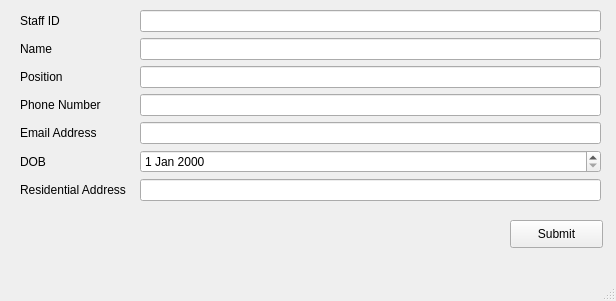
<?xml version="1.0" encoding="UTF-8"?>
<ui version="4.0">
 <class>MainWindow</class>
 <widget class="QMainWindow" name="MainWindow">
  <property name="geometry">
   <rect>
    <x>0</x>
    <y>0</y>
    <width>616</width>
    <height>301</height>
   </rect>
  </property>
  <property name="windowTitle">
   <string>Add or Update Staff</string>
  </property>
  <widget class="QWidget" name="centralwidget">
   <widget class="QPushButton" name="pushButton">
    <property name="geometry">
     <rect>
      <x>510</x>
      <y>220</y>
      <width>93</width>
      <height>28</height>
     </rect>
    </property>
    <property name="text">
     <string>Submit</string>
    </property>
   </widget>
   <widget class="QWidget" name="gridLayoutWidget">
    <property name="geometry">
     <rect>
      <x>20</x>
      <y>10</y>
      <width>581</width>
      <height>198</height>
     </rect>
    </property>
    <layout class="QGridLayout" name="gridLayout" rowstretch="0,0,0,0,0,0,0" columnstretch="0,0">
     <property name="horizontalSpacing">
      <number>14</number>
     </property>
     <item row="5" column="1">
      <widget class="QDateEdit" name="dateEdit"/>
     </item>
     <item row="5" column="0">
      <widget class="QLabel" name="label">
       <property name="text">
        <string>DOB</string>
       </property>
      </widget>
     </item>
     <item row="2" column="1">
      <widget class="QLineEdit" name="emailAddress"/>
     </item>
     <item row="1" column="1">
      <widget class="QLineEdit" name="userName"/>
     </item>
     <item row="3" column="1">
      <widget class="QLineEdit" name="lineEdit_5"/>
     </item>
     <item row="1" column="0">
      <widget class="QLabel" name="label_5">
       <property name="text">
        <string>Name</string>
       </property>
      </widget>
     </item>
     <item row="2" column="0">
      <widget class="QLabel" name="label_6">
       <property name="text">
        <string>Position</string>
       </property>
      </widget>
     </item>
     <item row="4" column="1">
      <widget class="QLineEdit" name="lineEdit_6"/>
     </item>
     <item row="3" column="0">
      <widget class="QLabel" name="label_9">
       <property name="text">
        <string>Phone Number</string>
       </property>
      </widget>
     </item>
     <item row="0" column="1">
      <widget class="QLineEdit" name="lineEdit_7"/>
     </item>
     <item row="0" column="0">
      <widget class="QLabel" name="label_7">
       <property name="text">
        <string>Staff ID</string>
       </property>
      </widget>
     </item>
     <item row="4" column="0">
      <widget class="QLabel" name="label_8">
       <property name="text">
        <string>Email Address</string>
       </property>
      </widget>
     </item>
     <item row="6" column="0">
      <widget class="QLabel" name="label_2">
       <property name="text">
        <string>Residential Address</string>
       </property>
      </widget>
     </item>
     <item row="6" column="1">
      <widget class="QLineEdit" name="lineEdit"/>
     </item>
    </layout>
   </widget>
  </widget>
  <widget class="QMenuBar" name="menubar">
   <property name="geometry">
    <rect>
     <x>0</x>
     <y>0</y>
     <width>616</width>
     <height>26</height>
    </rect>
   </property>
  </widget>
  <widget class="QStatusBar" name="statusbar"/>
 </widget>
 <resources/>
 <connections/>
</ui>
